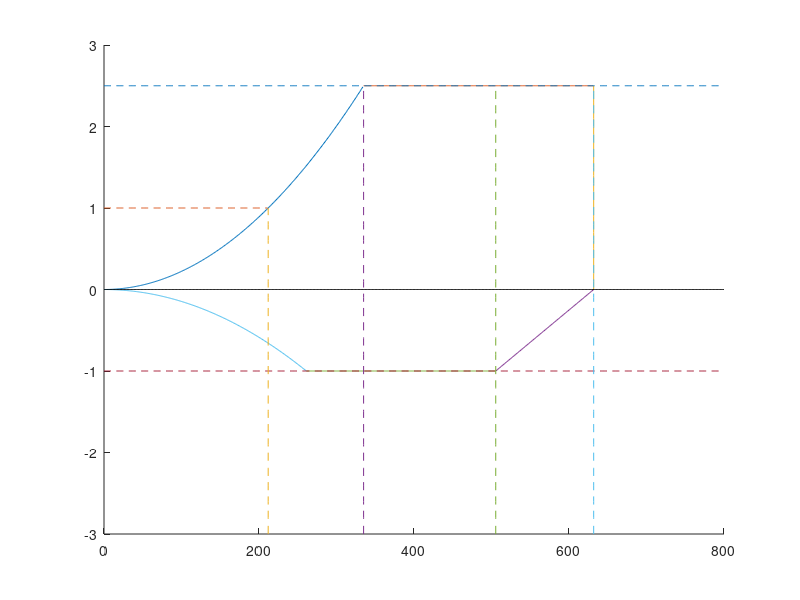

The MATLAB script that drew this image: (Note: this script raises an error after producing the figure.)
function []=Vn()
Vs1=211.847
Va=334.959
Vc=505.471
Vd=631.838
Vs1neg=261.096

nneg=-1.0
npos1=1.0
npos2=2.5

a=1/(Vs1*Vs1)
x1=0:1:Va
y1=a*(x1.^2)

x2=Va:1:Vd
y2=2.5*ones(size(x2))

y3=2.5:-0.1:0
x3=Vd*ones(size(y3))

x4=Vd:-1:Vc
m=1/(Vd-Vc)
c=-m*Vd
y4=m*x4+c

x5=Vs1neg:1:Vc
y5=-1*ones(size(x5))

a=-1/(Vs1neg*Vs1neg)
x6=0:1:Vs1neg
y6=a*(x6.^2)

xa=0:1:800
xb=0:1:Vs1
ye=-3:0.1:1
xc=Vs1*ones(size(ye))
yf=-3:0.1:2.5
yg=-3:0.1:2.5
xd=Va*ones(size(yf))
xe=Vc*ones(size(yg))
ya=0*ones(size(xa))
yb=-1*ones(size(xa))
yc=2.5*ones(size(xa))
yd=1*ones(size(xb))
yh=-3:0.1:2.5
xf=Vd*ones(size(yh))

ax=gca
hold on
plot(x1,y1,x2,y2,x3,y3,x4,y4,x5,y5,x6,y6)
plot(xa,ya,'k',xa,yb,'--',xa,yc,'--',xb,yd,'--',xc,ye,'--',xd,yf,'--',xe,yg,'--',xf,yh,'--')
hold off
xlim([0 800])
ax.XTick=[0 Vs1 Va Vc Vd 800]
ax.YTick=[-1.0 0 1.0 2.5]
ylim([-3 5])
title('V-n Diagram')
xlabel('Speed V in KEAS')
ylabel('Load Factor n')
str={'Vs1','Va','Vc','Vd','n lim pos'}
text([Vs1 Va Vc Vd 0],[0 0 0 0 2.6],str)




